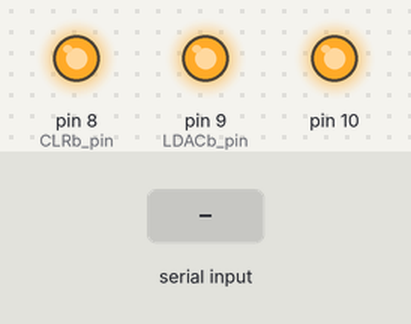
Bench run of a sketch on a simulated Arduino Uno, built with avr-gcc and run on an emulated ATmega328P. Parts: output pins drawn as LEDs (lit = HIGH). The inputs (shaded band) are chosen by the test bench. What the sketch prints to the serial monitor is not drawn.

Above: at 1.2 s.
1.3 s: "<90,45,200>" received over Serial
2.8 s: "<c90>" received over Serial
Timing chart, 0 to 5.8 s (numbered marks = the images above; inputs shaded):
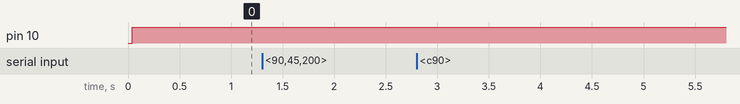

Measured:
- after the input at 1.3 s, every drawn part: stays the same

The sketch:

laser_control.ino
```cpp
// (licence header left out)
#include <SPI.h>
//
// This blank sketch serves as the project file.
// The main C++ code is in Hello_MAX5715.cpp
//
// End of file.
//
```

Hello_MAX5715.cpp
```cpp
// (licence header left out)
#include "Arduino.h"
// SPI interface
#include "SPI.h"
// end Platform_Include_Boilerplate
#include "MAX5715.h"

// example code declare SPI interface
// global SPI uses conventional Arduino 10-pin header D11 D12 D13
// chip select is on Arduino 10-pin header D10
uint8_t spi_cs = 10; // Generic: Arduino 10-pin header D10

// example code declare GPIO interface pins
uint8_t LDACb_pin = 9; // Digital Trigger Input to MAX5715 device
uint8_t CLRb_pin = 8; // Digital Trigger Input to MAX5715 device
// uint8_t REF_pin = Px_x_PortName_To_Be_Determined; // Reference Input to MAX5715 device
// uint8_t OUTA_pin = A0; // Analog Output from MAX5715 device
// uint8_t OUTB_pin = A1; // Analog Output from MAX5715 device
// uint8_t OUTC_pin = A2; // Analog Output from MAX5715 device
// uint8_t OUTD_pin = A3; // Analog Output from MAX5715 device
// uint8_t RDYb_pin = Px_x_PortName_To_Be_Determined; // Digital MAX5715 Output from MAX5715 device
// example code declare device instance
MAX5715 g_MAX5715_device(spi_cs, LDACb_pin, CLRb_pin, MAX5715::MAX5715_IC);

// Custom code starts here! - E. Dijkema, 2022
// Values sent over serial communication (CODEallLOADall) are used to set DAC values in mV. Reference is set to 4.096 volts, so do not go over command = 4095
// 4 available channels, to drive 4 lasers independently

//Stimulus variables
uint16_t ch = 0;
uint16_t stimAmp;
int command;
double f = 20;
double period = 1 / f * 1000;
double stimDur = 1000;
double taperDur = 100;
int taperSteps = 100;
int msPerStep = taperDur/taperSteps;
double ampPerStep;

double stimPulseDur = 10;

double stimPulses = stimDur * f / 1000;
double taperedStimPulses = (stimDur - taperDur) * f / 1000;
double taperPulses = taperDur * f / 1000;
int currentAmp;

//Serial communication variables
const byte numChars = 16;
char receivedChars[numChars];
char tempChars[numChars];        // temporary array for use when parsing

// variables to hold the parsed data
char stimulationType[numChars] = {0};
//char stimulusType;
boolean newData = false;
char type;

void pulse(int command) {
  stimAmp = command;
  Serial.println("Starting pulsed stimulation");
  Serial.println(command);
  Serial.println("Laser On");
  for (int i = 0; i <= stimPulses; i++) {              //Stimulus loop
    g_MAX5715_device.CODEallLOADall(stimAmp);
    delay(stimPulseDur);
    g_MAX5715_device.CODEallLOADall(0x000);
    delay(period - stimPulseDur);
  }
  Serial.println("Laser Off");
}

void pulseTapered(int command) {
  stimAmp = command;
  Serial.println("Starting tapered pulsed stimulation");
  Serial.println(command);
  Serial.println("Laser On");
  for (int i = 0; i <= taperedStimPulses; i++) {              //Stimulus loop
    g_MAX5715_device.CODEallLOADall(stimAmp);
    delay(stimPulseDur);
    g_MAX5715_device.CODEallLOADall(0x000);
    delay(period - stimPulseDur);
  }

  for (int i = 0; i <= taperPulses; i++) {              //Taper loop
    currentAmp = stimAmp - ((stimAmp / taperPulses) * i);
    Serial.println(currentAmp);
    g_MAX5715_device.CODEallLOADall(currentAmp);
    delay(stimPulseDur);
    g_MAX5715_device.CODEallLOADall(0x000);
    delay(period - stimPulseDur);
  }
  Serial.println("Laser Off");
}

void tapered(int command) {
  stimAmp = command;
  ampPerStep = (double)stimAmp / taperSteps;
  Serial.println("Starting tapered stimulation");
  Serial.println(command);
  Serial.println("Laser On");

  for (int i = 0; i <= taperSteps; i++) {              //Onset loop
    currentAmp = i * ampPerStep;
    g_MAX5715_device.CODEallLOADall(currentAmp);
    delay(msPerStep);
  }

  g_MAX5715_device.CODEallLOADall(stimAmp); //Stimulus
  delay(stimDur - 2*taperDur);

  for (int i = 0; i <= taperSteps; i++) {              //Offset loop
    currentAmp = stimAmp - (i * ampPerStep);
    g_MAX5715_device.CODEallLOADall(currentAmp);
    delay(msPerStep);
  }
  g_MAX5715_device.CODEallLOADall(0x000);
  Serial.println("Laser Off");
}


void cont(int command) {
  stimAmp = command;
  Serial.println("Starting continuous stimulation");
  g_MAX5715_device.CODEallLOADall(stimAmp);
  delay(stimDur);
  g_MAX5715_device.CODEallLOADall(0x000);
}

void hold(int command) {
  stimAmp = command;
  Serial.println("Laser On (hold), send <o> to switch off");
  g_MAX5715_device.CODEallLOADall(stimAmp);
}

void recvWithStartEndMarkers() {
  static boolean recvInProgress = false;
  static byte ndx = 0;
  char startMarker = '<';
  char endMarker = '>';
  char rc;

  while (Serial.available() > 0 && newData == false) {
    rc = Serial.read();

    if (recvInProgress == true) {
      if (rc != endMarker) {
        receivedChars[ndx] = rc;
        ndx++;
        if (ndx >= numChars) {
          ndx = numChars - 1;
        }
      }
      else {
        receivedChars[ndx] = '\0'; // terminate the string
        recvInProgress = false;
        ndx = 0;
        newData = true;
      }
    }

    else if (rc == startMarker) {
      recvInProgress = true;
    }
  }
}

//============

void parseData() {      // split the data into its parts

  char * strtokIndx; // this is used by strtok() as an index

  strtokIndx = strtok(tempChars, ",");     // get the first part - the string
  strcpy(stimulationType, strtokIndx); // copy it to stimtype

  strtokIndx = strtok(NULL, ","); // this continues where the previous call left off
  stimAmp = strtokIndx ? atoi(strtokIndx) : 0;     // convert this part to an integer, 0 if missing
}

void setup() {
  Serial.begin(115200);
  g_MAX5715_device.Init();
  g_MAX5715_device.REF(MAX5715::REF_AlwaysOn_4V096);
  //Serial.setTimeout(1);
}

void loop() {
  recvWithStartEndMarkers();

  if (newData == true) {
    strcpy(tempChars, receivedChars);
    // this temporary copy is necessary to protect the original data
    //   because strtok() used in parseData() replaces the commas with \0

    parseData();
    char type = stimulationType[0];
    Serial.println(type);
    Serial.println(stimAmp);

    if (type == 'c') {
      cont(stimAmp);
    }
    else if (type == 'p') {
      pulse(stimAmp);
    }
    else if (type == 't') {
      tapered(stimAmp);
    }
    else if (type == 'h') {
      hold(stimAmp);
    }
    else if (type == 'o') {
      g_MAX5715_device.CODEallLOADall(0x000);
      Serial.println("Laser Off");
    }
    newData = false;
  }
}
```

Source omitted: MAX5715.cpp (38917 bytes), MAX5715.h (21881 bytes)
